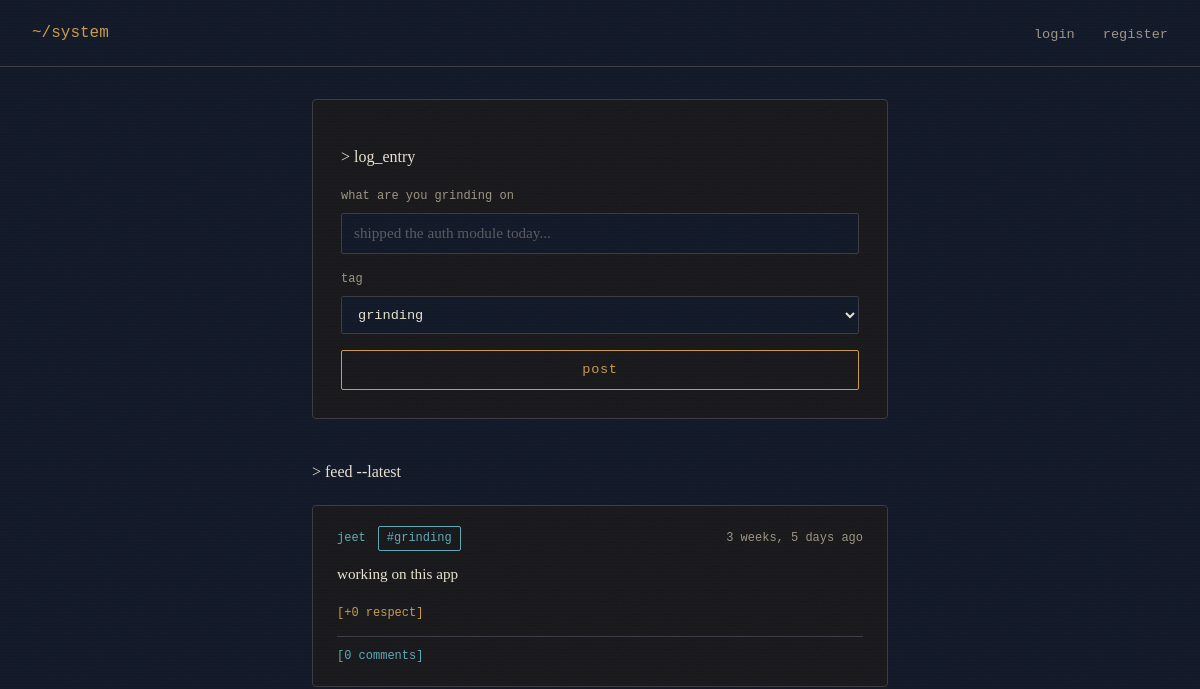
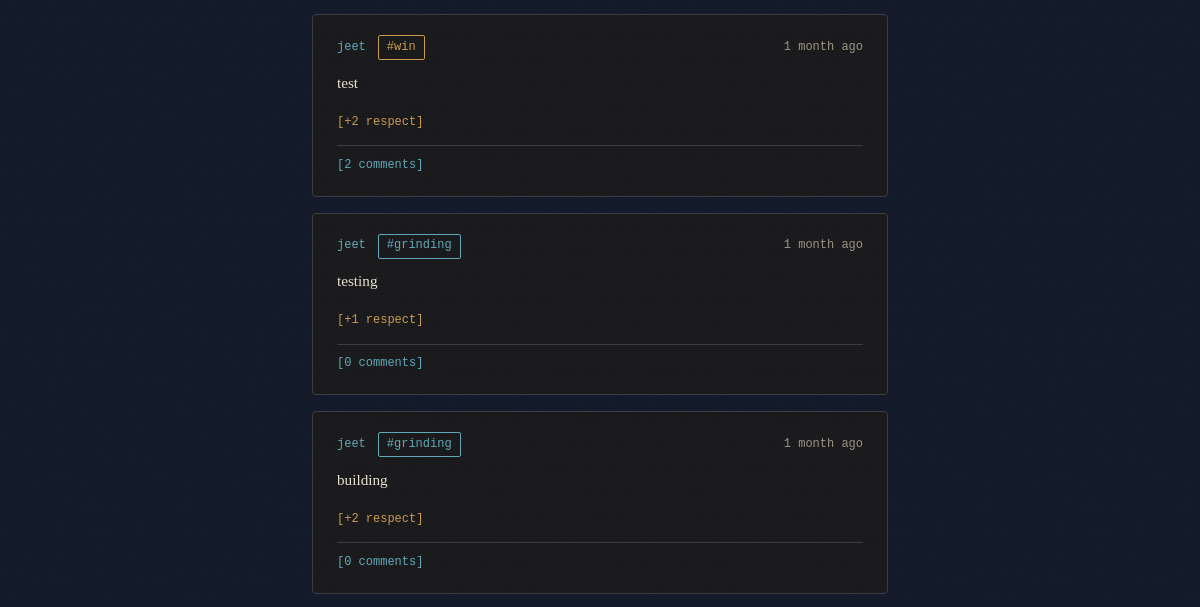
The page /grindfeed (upper part) on the database as committed earlier (2 pictures, top to bottom).
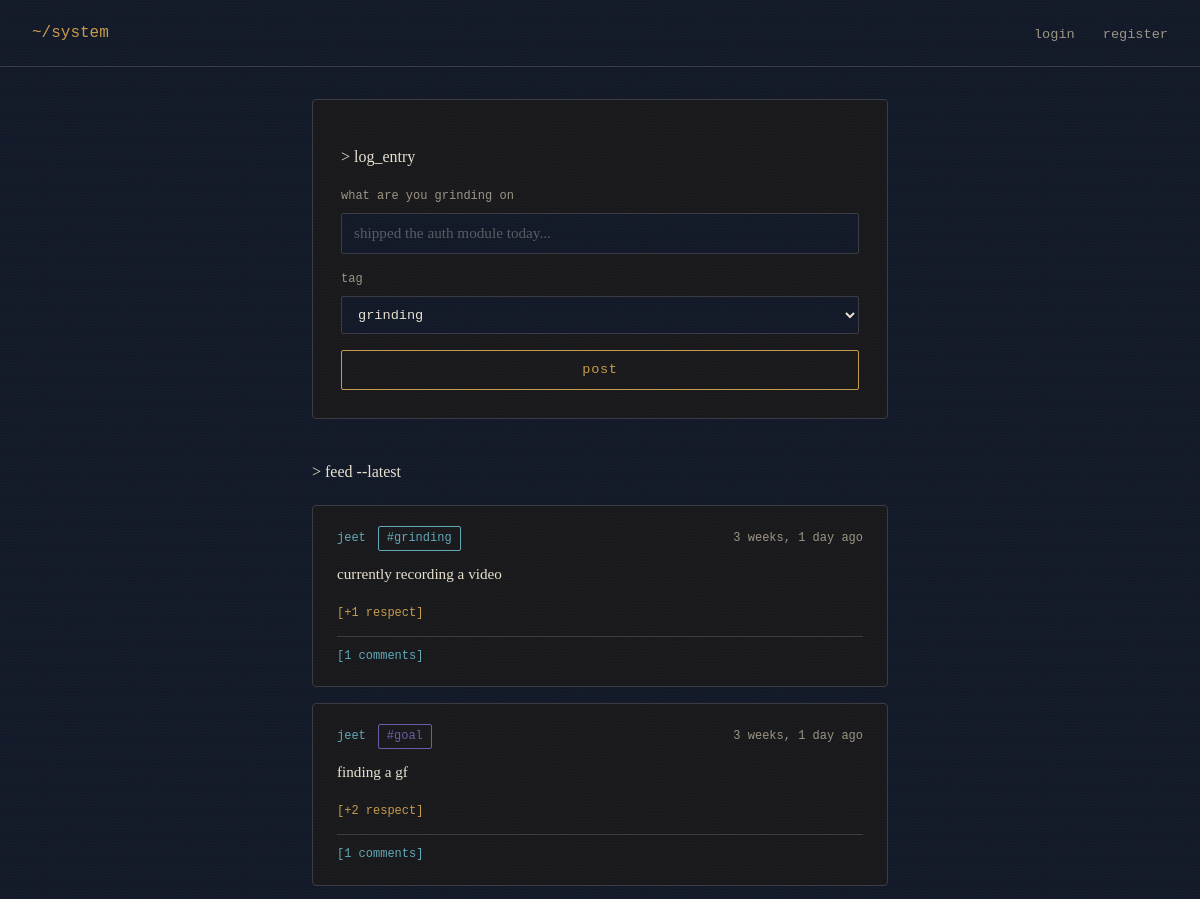
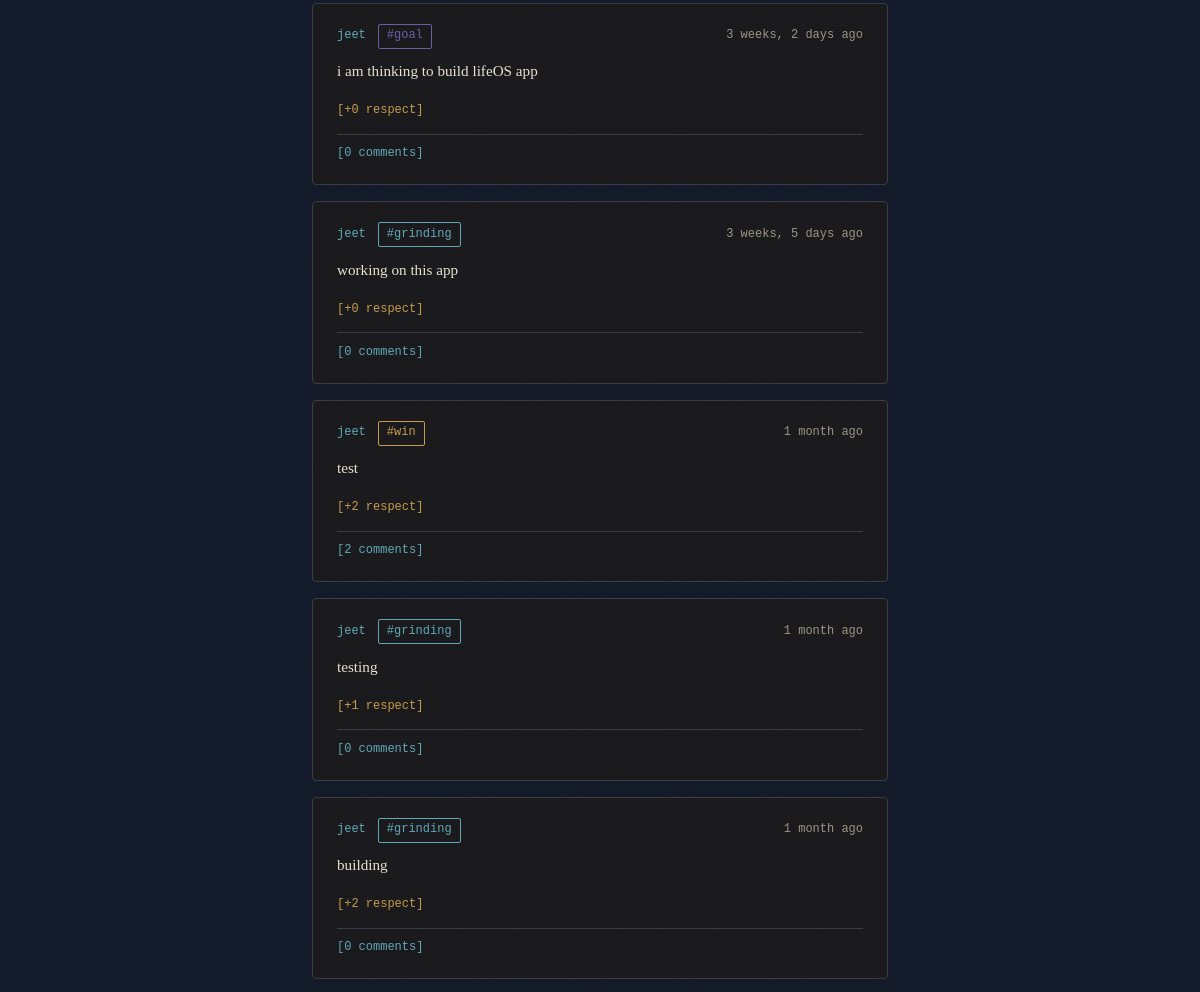
The same page on the database as committed later (2 pictures, top to bottom).
### myretroapp/models.py (models this page shows)
class GrindPost(models.Model):
    TAG_CHOICES = [
        ('grinding', 'grinding'),
        ('goal', 'goal'),
        ('quote', 'quote'),
        ('win', 'win'),
    ]
    user = models.ForeignKey(User, on_delete=models.CASCADE)
    content = models.CharField(max_length=280)
    tag = models.CharField(max_length=20, choices=TAG_CHOICES, default='grinding')
    created_at = models.DateTimeField(auto_now_add=True)
    respect_count = models.PositiveBigIntegerField(default=0)
    class Meta:
        ordering = ['-created_at']

### myretroapp/views.py (the view)
# urls.py: path('grindfeed', views.grind_feed, name = 'grind_feed'),
@never_cache
def grind_feed(request):
    grind_list = GrindPost.objects.all()
    return render(request, 'grind_page.html', {'grinding' : grind_list})

### templates/grind_page.html (shortened to what this page needs)
{% extends 'base.html' %} {% load static %} {% block title %}grind-page{% endblock %} {% block content %}
<main class="grind-wrapper">
  <section class="grind-composer">
    <p class="prompt-line">&gt; log_entry</p>
    <form method="post" action="{% url 'create_grind_post' %}">
      <div class="field-group">
        <label for="text">what are you grinding on</label>
        <input
          type="text"
          id="text"
          name="text"
          placeholder="shipped the auth module today..."
          required
        />
      </div>
      <div class="field-group">
        <label for="tags">tag</label>
        <select id="tags" name="tags" required>
          <option value="grinding">grinding</option>
        </select>
      </div>
      <button type="submit" class="btn">post</button>
    </form>
  </section>
  <section class="grind-feed">
    <p class="prompt-line">&gt; feed --latest</p>
    {% for g in grinding %}
    <article class="grind-post">
      <div class="grind-post-meta">
        <span class="grind-user">{{ g.user.username }}</span>
        <span class="grind-tag grind-tag-{{ g.tag }}">#{{ g.tag }}</span>
        <span class="grind-time">{{ g.created_at|timesince }} ago</span>
      </div>
      <p class="grind-content">{{ g.content }}</p>
      <a href="{% url 'respect_post' g.id %}" class="respect-link">
        [+{{ g.respect_count }} respect]
      </a>
      <details class="comment-toggle">
        <summary>[{{ g.comments.count }} comments]</summary>
      </details>
    </article>
    {% empty %}
    <p class="grind-empty">no entries yet &mdash; be the first to log in.</p>
    {% endfor %}
  </section>
</main>
{% endblock %}

Rows that differ between the two databases and show on the page:
added GrindPost: user.username "jeet", tag "grinding", created_at "3 weeks, 1 day", content "currently recording a video", respect_count "1", comments.count "1"
added GrindPost: user.username "jeet", tag "goal", created_at "3 weeks, 1 day", content "finding a gf", respect_count "2", comments.count "1"
added GrindPost: user.username "jeet", tag "goal", created_at "3 weeks, 2 days", content "i am thinking to build lifeOS app", respect_count "0", comments.count "0"
